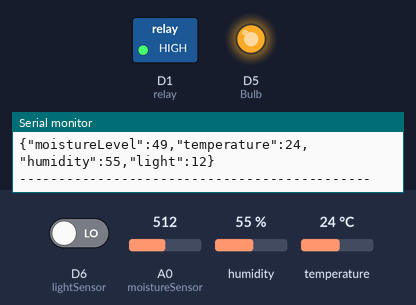
Recording of a sketch running on a simulated ESP8266 (NodeMCU). Shown: switched loads named in the sketch (green lamp = pin HIGH), output pins drawn as LEDs (lit = HIGH), the last lines printed to the serial monitor. The test bench sets the inputs (shaded band); at power-on: A0 (moistureSensor) = 512, D6 (lightSensor) LOW, humidity 55 %, temperature 24 °C. WiFi joins after 1.5 s; servers stay silent unless stated; uploads are accepted with an empty reply.

Above: at 2.9 s.
3.0 s: A0 (moistureSensor) set to 690
9.0 s: A0 (moistureSensor) set to 719
At 13.2 s:
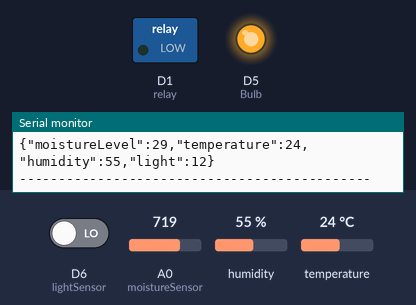
15.0 s: D6 (lightSensor) driven HIGH
At 18.3 s:
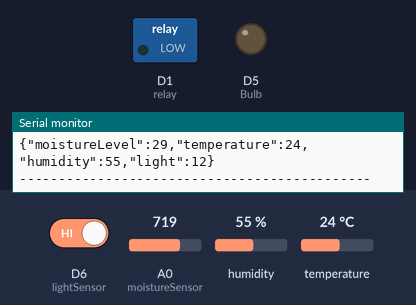
21.0 s: D6 (lightSensor) driven LOW
At 24.2 s:
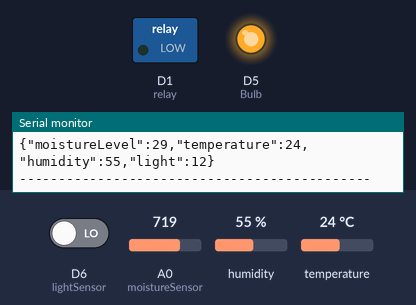
27.0 s: A0 (moistureSensor) set to 511
At 29.9 s:
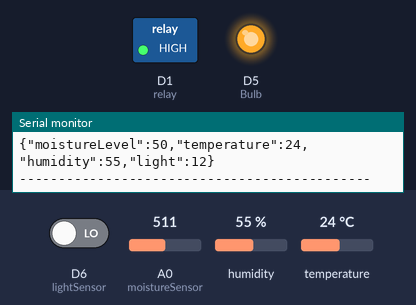
Timing chart, 0 to 31.4 s (numbered marks = the images above; inputs shaded):
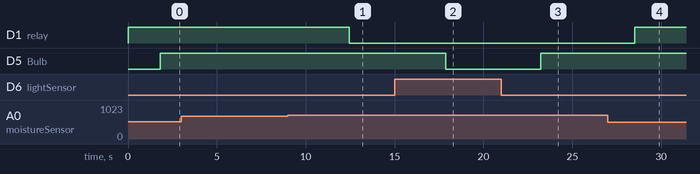

Measured:
- the behaviour switches between 705 and 706 on A0 (moistureSensor) (found by bisection; images 0 and 1)
- after the input at 9.0 s, D1 (relay): HIGH → LOW after 3.5 s
- after the input at 15.0 s, D5 (Bulb): HIGH → LOW after 2.9 s
- after the input at 21.0 s, D5 (Bulb): LOW → HIGH after 2.2 s
- after the input at 27.0 s, D1 (relay): LOW → HIGH after 1.5 s

The sketch:

Smart_Irrigation.ino
```cpp
// Library
#include <ESP8266WiFi.h>    //Borad wifi lib
#include <ESP8266WebServer.h>
#include <ESP8266HTTPClient.h>
#include <ArduinoJson.h>    // Including library for Json
#include <DHT.h>              // Including library for temp Sensor

// I/O PINS
#define DHTPIN D3          //Temp Sensor DHT11 At pin D3
#define DHTTYPE DHT11      // We are Using DHT11
#define lightSensor D6     //Light  Sensor LDR  At pin D6
#define Bulb D5            //Bulb At pin D5
#define moistureSensor A0  //Moisture Sensor At pin A0
#define relay D1           //Relay  At pin D1


// Moisture Sensor
int soilMoistureValue = 0;
int soilmoisturepercent = 0;

// Temp Sensor
float humidity;     // Reading Humidity Value
float temperature;  // Reading Temperature Value
DHT dht(DHTPIN, DHTTYPE);

// Light Sensor
bool intensityLevel;  //LDR


//***********Wifi Credentials***********//
const char *ssid = "admin";          //SSID
const char *password = "123456789";  //PASSWORD

HTTPClient http;  //Declare an object of class HTTPClient
WiFiClient wifi;

void setup() {
  Serial.begin(9600);  // open serial port, set the baud rate to 9600 bps
  Serial.println("---------------------Monitoring Farm------------------------");
  dht.begin();

  pinMode(relay, OUTPUT);
  pinMode(lightSensor, INPUT);
  pinMode(Bulb, OUTPUT);
  digitalWrite(relay, HIGH);   //Initial pump off

  WiFi.mode(WIFI_OFF);  //Prevents reconnection issue (taking too long to connect)
  delay(100);
  WiFi.mode(WIFI_STA);  //Declare ESP8266 to Station Mode
  Serial.printf("Connecting to %s\n", ssid);
  WiFi.begin(ssid, password);
  while (WiFi.status() != WL_CONNECTED) {
    delay(200);
    Serial.print(".");
  }
  Serial.println();
  Serial.print("Connected, IP address: ");
  Serial.println(WiFi.localIP());
}


// Read Temperature and Humidity
void measureTemperature() {
  humidity = dht.readHumidity();        // Reading Humidity Value
  temperature = dht.readTemperature();  // Reading Temperature Value

  if (isnan(humidity) || isnan(temperature)) {
    Serial.println("Failed to read from DHT sensor!");
    return;
  }
  Serial.print("Temperature: ");
  Serial.print(temperature);
  Serial.print(" degrees Celcius, Humidity: ");
  Serial.println(humidity);
}

// Read Soil Moistuer
void measureMoistuerLevel() {
  soilMoistureValue = analogRead(moistureSensor);  //put Sensor insert into soil
   soilmoisturepercent =  ( 100.00 - ( soilMoistureValue / 1023.00) * 100.00 ) ;
  // Serial.print("SoilMoistureValue: ");
  // Serial.print(soilmoisturepercent);
  // Serial.println("%");

  if (soilmoisturepercent > 100) {
     soilmoisturepercent = 100 ;
    Serial.println("Soil moisture (in percent): 100 %");
  }

  else if (soilmoisturepercent < 0) {
    soilmoisturepercent = 0 ;
    Serial.println("Soil moisture (in percent): 0 %");
  }

   if (soilmoisturepercent >= 0 && soilmoisturepercent <= 100) {
    Serial.print("Soil moisture (in percent): ");
    Serial.print(soilmoisturepercent);
    Serial.println("%");
  }

  // If Moisture Level Drop then Motor (Pump) turn ON
  if (soilmoisturepercent >= 0 && soilmoisturepercent <= 30) {
    digitalWrite(relay, LOW);
    Serial.println("Dry land: Motor is ON for a while");

  }
  else if (soilmoisturepercent > 30 && soilmoisturepercent <= 100) {
    digitalWrite(relay, HIGH);
    Serial.println("Wet land: Motor is OFF for a while");


  }
}

// Detect SunLight
void detectSunLight() {
  intensityLevel = digitalRead(lightSensor);  //assign value of LDR sensor to a temporary variable
  Serial.print("Intensity = ");                 //print on serial monitor using ""
  Serial.println(intensityLevel);             //display output on serial monitor
  // delay(300);
  if (intensityLevel == HIGH)  //HIGH means,light got blocked
  {
    digitalWrite(Bulb, LOW);  //if light is not present,LED on
    Serial.println("Bulb ON");
  } else {
    digitalWrite(Bulb, HIGH);  //if light is present,LED off
    Serial.println("Bulb OFF");
  }
}

// Send Data to Server
void sendToserver() {
  String data = "";
  String payload = "";


  measureMoistuerLevel() ;
  measureTemperature();
  detectSunLight();

  //////////////////////////////////////////////////////////Json//////////////////
  http.begin(wifi, "http://mysterious-woodland-84868.herokuapp.com/user");  //initiate HTTP request, put your Website URL Specify request destination
  http.addHeader("Content-Type", "application/json");

  //JSON
  DynamicJsonDocument doc(1024);
  doc["moistureLevel"] = soilmoisturepercent;
  doc["temperature"] = temperature;
  doc["humidity"] = humidity;
  doc["light"] = lightSensor;
  serializeJson(doc, data);

  Serial.println(data);

  int httpCode = http.POST(data);
  // Serial.println(httpCode);  //Send the request

  if (httpCode > 0) {            //Check the returning code
    payload = http.getString();  //Get the request response payload
    Serial.println(payload);     //Print the response payload
  }
  else {
    Serial.println("Error on sending POST: ");
    Serial.println(httpCode);
  }
  http.end();  //Close connection
}


void loop() {

  sendToserver();
  Serial.println("---------------------------------------------");
  Serial.println("");
  delay(5000);
}
```
